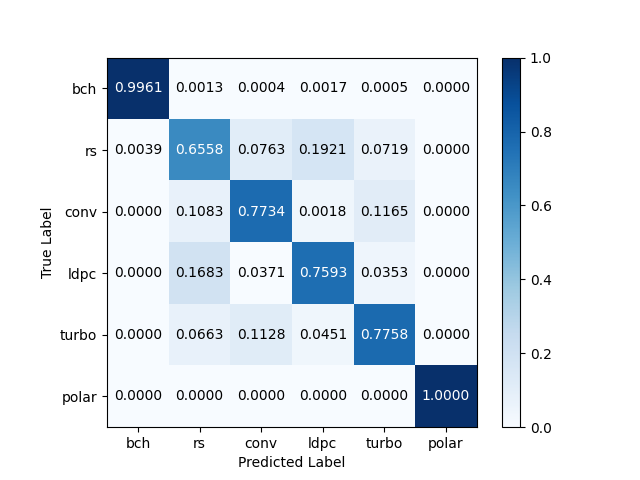

Generate this figure with Python:
#!/usr/bin/env python
# -*- coding: utf-8 -*-
"""
-------------------------------------------------
    @File:         confusion-matrix
    @Author:       haifeng
    @Since:        python3.9
    @Version:      V1.0
    @Date:         2022/2/22 20:57
    @Description:  
-------------------------------------------------
    @Change:
        2022/2/22 20:57
-------------------------------------------------
"""

import matplotlib.pyplot as plt
import numpy as np

confusion = np.array(([0.9961, 0.0039, 0.0000, 0.0000, 0.0000, 0.0000],
                      [0.0013, 0.6558, 0.1083, 0.1683, 0.0663, 0.0000],
                      [0.0004, 0.0763, 0.7734, 0.0371, 0.1128, 0.0000],
                      [0.0017, 0.1921, 0.0018, 0.7593, 0.0451, 0.0000],
                      [0.0005, 0.0719, 0.1165, 0.0353, 0.7758, 0.0000],
                      [0.0000, 0.0000, 0.0000, 0.0000, 0.0000, 1.0000]))

for i in range(len(confusion)):
    print(str(confusion[i][0]) + " + " + str(confusion[i][1]) + " + " + str(confusion[i][2]) + " + " + str(
        confusion[i][3]) + " + " + str(confusion[i][4]) + " + " + str(confusion[i][5]) + " = "
          + str(confusion[i][0] + confusion[i][1] + confusion[i][2] + confusion[i][3] + confusion[i][4] + confusion[i][5]))
for j in range(len(confusion)):
    print(str(confusion[0][j]) + " + " + str(confusion[1][j]) + " + " + str(confusion[2][j]) + " + " + str(
        confusion[3][j]) + " + " + str(confusion[4][j]) + " + " + str(confusion[5][j]) + " = "
          + str(confusion[0][j] + confusion[1][j] + confusion[2][j] + confusion[3][j] + confusion[4][j] + confusion[5][j]))

# 热度图，后面是指定的颜色块，可设置其他的不同颜色
plt.imshow(confusion, cmap=plt.cm.Blues)
# ticks 坐标轴的坐标点
# label 坐标轴标签说明
indices = range(len(confusion))
# 第一个是迭代对象，表示坐标的显示顺序，第二个参数是坐标轴显示列表
# plt.xticks(indices, [0, 1, 2])
# plt.yticks(indices, [0, 1, 2])
plt.xticks(indices, ['bch', 'rs', 'conv', 'ldpc', 'turbo', 'polar'])
plt.yticks(indices, ['bch', 'rs', 'conv', 'ldpc', 'turbo', 'polar'])

plt.colorbar()

plt.xlabel('Predicted Label')
plt.ylabel('True Label')
# plt.title('(1)Confusion Matrix AWGN')

# plt.rcParams两行是用于解决标签不能显示汉字的问题
# plt.rcParams['font.sans-serif'] = ['SimHei']
# plt.rcParams['axes.unicode_minus'] = False

thresh = confusion.max() / 2.

# 显示数据
for first_index in range(len(confusion)):  # 第几行
    for second_index in range(len(confusion[first_index])):  # 第几列
        plt.text(first_index, second_index, '%.4f'%confusion[first_index][second_index], horizontalalignment="center",
                 verticalalignment="center", color="white" if confusion[first_index][second_index] > thresh else "black")
# 在matlab里面可以对矩阵直接imagesc(confusion)
# 显示
plt.show()
